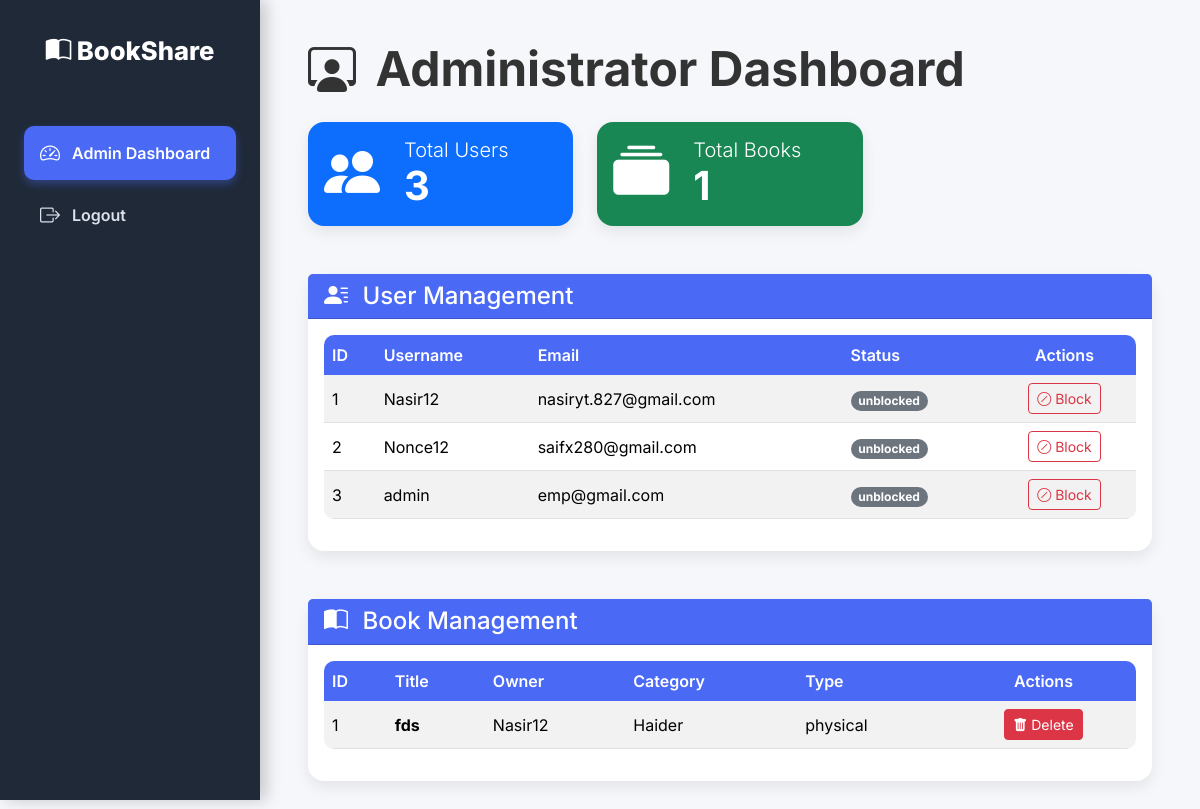
The page /admin/dashboard (signed in) on the database its author committed.
### models.py (models this page shows, shortened)
class User(UserMixin, db.Model):
    __tablename__ = 'users'
    id = db.Column(db.Integer, primary_key=True)
    username = db.Column(db.String(80), unique=True, nullable=False, index=True)
    email = db.Column(db.String(120), unique=True, nullable=False, index=True)
    password_hash = db.Column(db.String(255), nullable=False)
    full_name = db.Column(db.String(100))
    location = db.Column(db.String(100))
    profile_picture = db.Column(db.String(200))  # Relative path
    status = db.Column(
        db.Enum(UserStatus),
        default=UserStatus.unblocked,
        nullable=False
    )
    created_at = db.Column(db.DateTime, default=datetime.utcnow, nullable=False)

class Book(db.Model):
    __tablename__ = 'books'
    id = db.Column(db.Integer, primary_key=True)
    owner_id = db.Column(db.Integer, db.ForeignKey('users.id'), nullable=False, index=True)
    category_id = db.Column(db.Integer, db.ForeignKey('categories.id'), index=True)
    title = db.Column(db.String(200), nullable=False)
    author = db.Column(db.String(150), nullable=False)
    description = db.Column(db.Text)
    book_image = db.Column(db.String(255))
    book_type = db.Column(db.String(20), nullable=False)  # 'physical' or 'digital'
    status = db.Column(
        db.Enum('available', 'unavailable', name='book_status'),
        default='available',
        nullable=False
    )
    physical_location = db.Column(db.String(255))
    file_path = db.Column(db.String(255))
    download_link = db.Column(db.String(255))
    created_at = db.Column(db.DateTime, default=datetime.utcnow, nullable=False)
    category = db.relationship('Category', backref='books', lazy=True)
    owner = db.relationship('User', backref='books', lazy=True)

class Category(db.Model):
    __tablename__ = 'categories'
    id = db.Column(db.Integer, primary_key=True)
    name = db.Column(db.String(100), unique=True, nullable=False, index=True)

### app.py (the view)
@app.route('/admin/dashboard')
@login_required
def admin_dashboard():
    if not hasattr(current_user, 'is_admin') or not current_user.is_admin:
        flash('Access denied', 'error')
        return redirect(url_for('login'))
    books = Book.query.all()
    users = User.query.all()
    return render_template('admin_dashboard.html', books=books, users=users)

### app.py (called while the page is built)
@login_manager.user_loader
def load_user(user_id):
    try:
        uid = int(user_id)
    except (TypeError, ValueError):
        return None
    user = User.query.get(uid)
    if user:
        return user
    if uid == 999999:
        return Admin.query.get(uid)
    return None

### models.py (called while the page is built)
    @property
    def is_admin(self):
        return True

    @property
    def is_authenticated(self):
        return True

### templates/admin_dashboard.html (shortened to what this page needs)
{% extends "base.html" %}
{% block content %}
<div class="container-fluid p-0">
    <h2 class="mb-4 display-5 fw-bold" style="color: var(--text-color);">
        <i class="bi bi-person-workspace me-2"></i> Administrator Dashboard
    </h2>
    <div class="row mb-5 g-4">
        <div class="col-md-4">
            <div class="card p-3 h-100 bg-primary text-white">
                <div class="d-flex align-items-center">
                    <i class="bi bi-people-fill display-4 me-4"></i>
                    <div>
                        <h5 class="card-title fw-light mb-0">Total Users</h5>
                        <p class="display-6 fw-bold mb-0">{{ users|length if users is iterable else 0 }}</p>
                    </div>
                </div>
            </div>
        </div>
        <div class="col-md-4">
            <div class="card p-3 h-100 bg-success text-white">
                <div class="d-flex align-items-center">
                    <i class="bi bi-collection-fill display-4 me-4"></i>
                    <div>
                        <h5 class="card-title fw-light mb-0">Total Books</h5>
                        <p class="display-6 fw-bold mb-0">{{ books|length if books is iterable else 0 }}</p>
                    </div>
                </div>
            </div>
        </div>
    </div>
    <div class="card mb-5">
        <div class="card-header">
            <h4 class="mb-0 text-white"><i class="bi bi-person-lines-fill me-2"></i> User Management</h4>
        </div>
        <div class="card-body">
            <div class="table-responsive">
                <table class="table table-striped table-hover">
                    <thead>
                        <tr>
                            <th scope="col">ID</th>
                            <th scope="col">Username</th>
                            <th scope="col">Email</th>
                            <th scope="col">Status</th>
                            <th scope="col" class="text-center">Actions</th>
                        </tr>
                    </thead>
                    <tbody>
                        {% for user in users %}
                        <tr>
                            <td>{{ user.id }}</td>
                            <td>{{ user.username }}</td>
                            <td>{{ user.email }}</td>
                            <td>
                                {% if user.status.value == 'active' %}
                                    <span class="badge rounded-pill bg-success-subtle text-success fw-bold">Active</span>
                                {% elif user.status.value == 'blocked' %}
                                    <span class="badge rounded-pill bg-danger-subtle text-danger fw-bold">Blocked</span>
                                {% else %}
                                    <span class="badge rounded-pill bg-secondary fw-bold">{{ user.status.value }}</span>
                                {% endif %}
                            </td>
                            <td class="text-center">
                                {% if user.status.value == 'blocked' %}
                                    <form action="{{ url_for('unblock_user', user_id=user.id) }}" method="post" style="display:inline-block;">
                                        <button class="btn btn-sm btn-outline-success">
                                            <i class="bi bi-check-circle"></i> Unblock
                                        </button>
                                    </form>
                                {% else %}
                                    <form action="{{ url_for('block_user', user_id=user.id) }}" method="post" style="display:inline-block;">
                                        <button class="btn btn-sm btn-outline-danger" onclick="return confirm('Block {{ user.username }}?')">
                                            <i class="bi bi-slash-circle"></i> Block
                                        </button>
                                    </form>
                                {% endif %}
                            </td>
                        </tr>
                        {% endfor %}
                    </tbody>
                </table>
            </div>
        </div>
    </div>
    <div class="card">
        <div class="card-header">
            <h4 class="mb-0 text-white"><i class="bi bi-book-half me-2"></i> Book Management</h4>
        </div>
        <div class="card-body">
            <div class="table-responsive">
                <table class="table table-striped table-hover">
                    <thead>
                        <tr>
                            <th scope="col">ID</th>
                            <th scope="col">Title</th>
                            <th scope="col">Owner</th>
                            <th scope="col">Category</th>
                            <th scope="col">Type</th>
                            <th scope="col" class="text-center">Actions</th>
                        </tr>
                    </thead>
                    <tbody>
                        {% for book in books %}
                        <tr>
                            <td>{{ book.id }}</td>
                            <td class="fw-bold">{{ book.title }}</td>
                            <td>{{ book.owner.username }}</td>
                            <td>{{ book.category.name if book.category else '-' }}</td>
                            <td>{{ book.book_type }}</td>
                                                        <td class="text-center">
                                <form action="{{ url_for('admin_delete_book', book_id=book.id) }}" method="post" style="display:inline-block;">
                                    <button class="btn btn-sm btn-danger" onclick="return confirm('Are you sure you want to permanently delete the book: {{ book.title }}?')">
                                        <i class="bi bi-trash-fill"></i> Delete
                                    </button>
                                </form>
                            </td>
                        </tr>
                        {% endfor %}
                    </tbody>
                </table>
            </div>
        </div>
    </div>
</div>
{% endblock %}

### templates/base.html (shortened to what this page needs)
<!DOCTYPE html>
<html lang="en">
<head>
    <link href="https://cdn.jsdelivr.net/npm/bootstrap@5.3.3/dist/css/bootstrap.min.css" rel="stylesheet"
>
    <link href="https://cdn.jsdelivr.net/npm/bootstrap-icons@1.11.1/font/bootstrap-icons.css" rel="stylesheet">
</head>
<body>
<div class="sidebar">
    <div class="logo">
        <i class="bi bi-book-half"></i> <span class="d-none d-md-inline">BookShare</span>
    </div>
    <nav class="nav flex-column">
        {% if current_user.is_authenticated %}
    {% if current_user.is_admin %}
        <a href="{{ url_for('admin_dashboard') }}" class="{% if request.endpoint.startswith('admin_') %}active{% endif %}">
            <i class="bi bi-speedometer2"></i> Admin Dashboard
        </a>
        <a href="{{ url_for('admin_logout') }}">
            <i class="bi bi-box-arrow-right"></i> Logout
        </a>
    {% endif %}
{% endif %}
    </nav>
</div>
<div class="main-content">
    <div class="container-fluid p-0">
        {% block content %}{% endblock %}
    </div>
</div>
</body>
</html>

### templates/base.html (style rules this page uses)
:root { --primary-color: #4A69F5; --primary-hover: #354FC2; --sidebar-bg: #1f2937; --text-color: #333; --light-bg: #f5f7fa; --card-shadow: 0 6px 15px rgba(0, 0, 0, 0.08); --transition-speed: 0.3s; }
body { font-family: 'Inter', sans-serif; background-color: var(--light-bg); color: var(--text-color); min-height: 100vh; }
.sidebar { width: 260px; background: var(--sidebar-bg); color: #dce1eb; position: fixed; top: 0; left: 0; height: 100vh; padding: 2rem 1.5rem; overflow-y: auto; box-shadow: 6px 0 15px rgba(0, 0, 0, 0.2); transition: width var(--transition-speed) ease; }
.sidebar .logo { font-size: 1.6rem; font-weight: 800; color: #fff; text-align: center; margin-bottom: 3.5rem; }
.sidebar a { display: flex; align-items: center; gap: 12px; padding: 12px 16px; color: #dce1eb; text-decoration: none; border-radius: 10px; font-weight: 600; transition: all var(--transition-speed) ease; margin-bottom: 8px; }
.sidebar a.active { background: var(--primary-color); color: #fff; box-shadow: 0 4px 10px rgba(74, 105, 245, 0.4); transform: translateX(0); }
.sidebar a i { font-size: 1.25rem; }
.main-content { margin-left: 260px; padding: 2.5rem 3rem; min-height: 100vh; transition: margin-left var(--transition-speed) ease; }
.card { border: none; border-radius: 16px; box-shadow: var(--card-shadow); transition: transform 0.3s ease; }
.card-header { background: var(--primary-color); color: white; font-weight: 700; border-top-left-radius: 16px; border-top-right-radius: 16px; }
.table { border-collapse: separate; border-spacing: 0; border-radius: 10px; overflow: hidden; }
.table th { background: var(--primary-color); color: #fff; font-weight: 600; border: none; vertical-align: middle; }
.table td { vertical-align: middle; }
.table-striped tbody tr:nth-of-type(odd) { background-color: rgba(0, 0, 0, 0.03); }

### rows shown on the page
User: id "1", username "Nasir12", email "nasiryt.827@gmail.com", status.value "unblocked"
User: id "2", username "Nonce12", email "saifx280@gmail.com", status.value "unblocked"
User: id "3", username "admin", email "emp@gmail.com", status.value "unblocked"
Book: id "1", title "fds", owner.username "Nasir12", category "Haider", book_type "physical"

### other values the page prints
{{ users|length if users is iterable else 0 }} "3"
{{ books|length if books is iterable else 0 }} "1"
